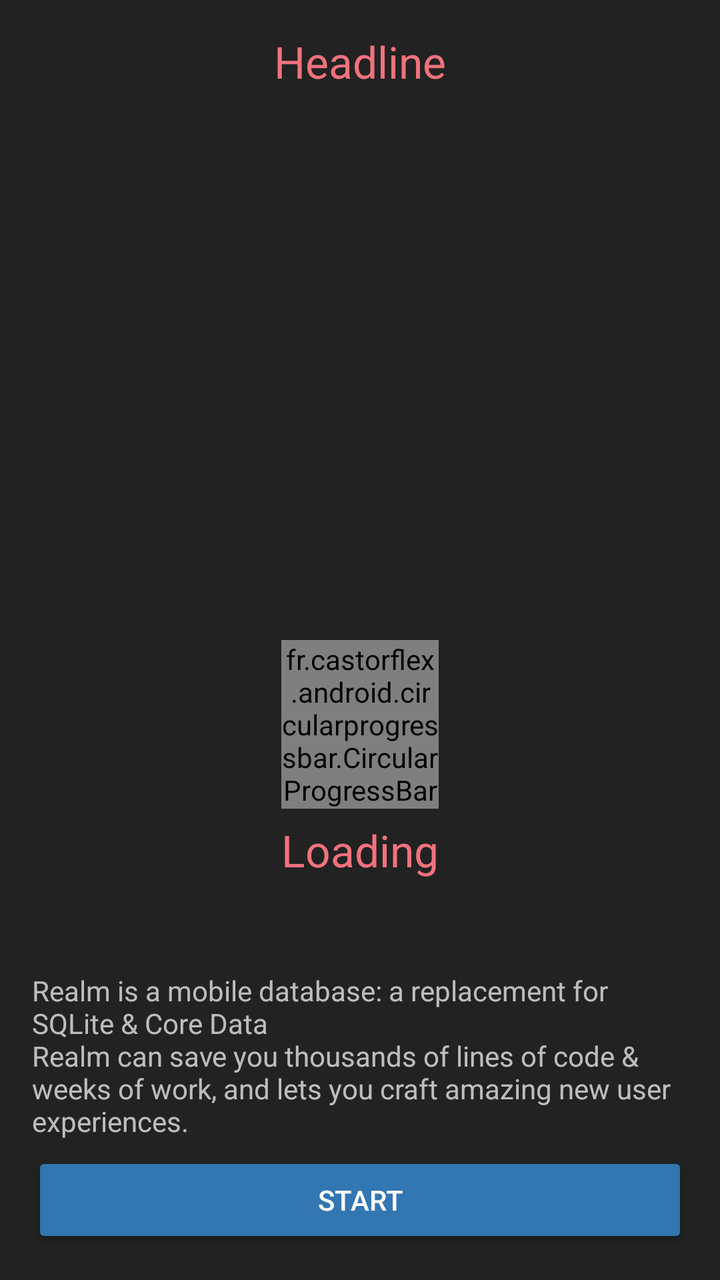
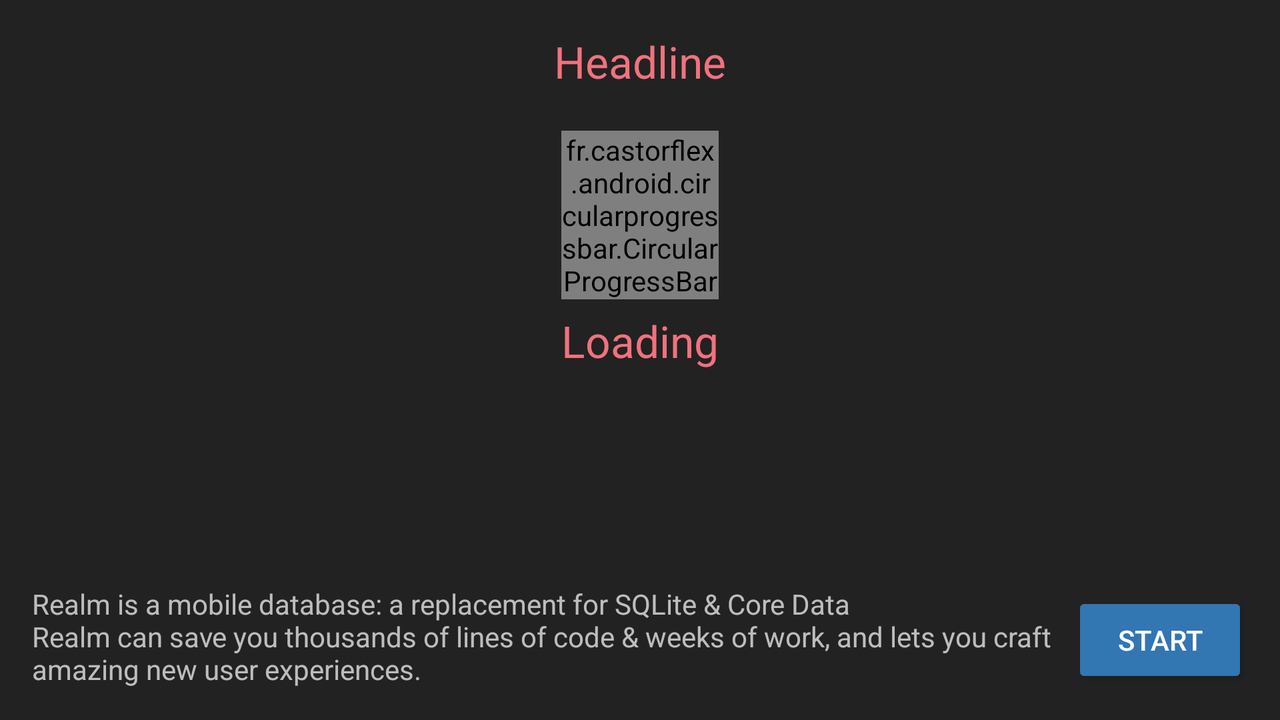

An Android layout and its configuration variant, each rendered on a device that would load it. The default file and the variant file are quoted in full after the pictures.
<!-- AndroidManifest.xml: application theme Theme.MyTheme -->
<!-- res/layout/fragment_performance_test.xml -->
<RelativeLayout xmlns:android="http://schemas.android.com/apk/res/android"
    xmlns:tools="http://schemas.android.com/tools"
    xmlns:app="http://schemas.android.com/apk/res-auto"
    android:layout_width="match_parent"
    android:layout_height="match_parent"
    android:paddingLeft="@dimen/activity_horizontal_margin"
    android:paddingRight="@dimen/activity_horizontal_margin"
    android:paddingTop="@dimen/activity_vertical_margin"
    android:paddingBottom="@dimen/activity_vertical_margin"
    android:animateLayoutChanges="true"
    tools:context="dk.bitbreakers.android.realmperformance.ui.activity.PerformanceTestActivity">

    <TextView
        android:id="@id/textHeadline"
        android:text="Headline"
        android:layout_centerHorizontal="true"
        android:textAppearance="?android:textAppearanceLarge"
        android:textColor="?textHighLight"
        android:layout_width="wrap_content"
        android:layout_height="wrap_content" />
    <FrameLayout
        android:id="@+id/graphView"
        android:layout_above="@+id/textDescription"
        android:layout_width="match_parent"
        android:orientation="horizontal"
        android:layout_height="match_parent"
        android:layout_below="@id/textHeadline" />

    <TextView
        android:id="@id/textDescription"
        android:text="@string/hello_world"
        android:layout_width="wrap_content"
        android:layout_marginTop="@dimen/default_content_spacing"
        android:layout_above="@+id/btn_start_stop"
        android:layout_height="wrap_content" />

    <include layout="@layout/ui_progress"
        android:layout_width="wrap_content"
        android:layout_height="wrap_content"
        android:layout_above="@+id/textDescription"
        android:layout_marginBottom="40dp"
        android:layout_centerHorizontal="true"/>

    <Button
        android:layout_marginTop="@dimen/default_content_spacing"
        android:id="@+id/btn_start_stop"
        android:layout_width="match_parent"
        android:layout_alignParentBottom="true"
        android:text="@string/start"
        android:layout_height="wrap_content" />


</RelativeLayout>
<!-- res/layout/ui_progress.xml (included above) -->
<?xml version="1.0" encoding="utf-8"?>
<LinearLayout xmlns:android="http://schemas.android.com/apk/res/android"
    android:id="@+id/ui_progress_container"
    android:orientation="vertical"
    android:layout_width="wrap_content"
    android:gravity="center"
    android:layout_height="wrap_content">
    <fr.castorflex.android.circularprogressbar.CircularProgressBar
        android:id="@+id/progressCircle"
        android:layout_width="match_parent"
        android:layout_height="wrap_content"
        android:indeterminate="true"
        android:layout_centerInParent="true"
        />
    <TextView
        android:id="@+id/progressText"
        android:layout_width="wrap_content"
        android:layout_height="wrap_content"
        android:layout_marginTop="@dimen/default_content_spacing"
        android:textColor="?textHighLight"
        android:textAppearance="?android:textAppearanceLarge"
        android:gravity="center"
        android:text="Loading"/>
</LinearLayout>
<!-- resources referenced by this layout -->
<resources>
  <dimen name="activity_horizontal_margin">16dp</dimen>
  <dimen name="activity_vertical_margin">16dp</dimen>
  <dimen name="default_content_spacing">6dp</dimen>
  <string name="hello_world">Realm is a mobile database: a replacement for SQLite &amp; Core Data\nRealm can save you thousands of lines of code &amp; weeks of work, and lets you craft amazing new user experiences.</string>
  <string name="start">Start</string>
  <style name="Theme.MyTheme" parent="Theme.AppCompat">
          <item name="textHighLight">@color/realm_text_highlight</item>
          
          <item name="colorPrimary">@color/realm_primary</item>
  
          
          <item name="colorPrimaryDark">@color/realm_background</item>
  
          
          <item name="colorAccent">@color/realm_accent</item>
          <item name="android:windowBackground">@color/realm_background</item>
  
          
          <item name="android:colorButtonNormal">@color/realm_accent</item>
          <item name="colorControlNormal">@color/realm_accent</item>
          <item name="colorControlActivated">@color/realm_accent_focus</item>
          <item name="colorControlHighlight">@color/realm_accent_hover</item>
          <item name="colorSwitchThumbNormal">@color/realm_accent</item>
          <item name="android:buttonStyle">@style/RealmButton</item>
  
          <item name="cpbStyle">@style/CircularThemeProgressBar</item>
      </style>
  <color name="realm_text_highlight">#F0727D</color>
  <color name="realm_primary">#333</color>
  <color name="realm_background">#222</color>
  <color name="realm_accent">#3276b2</color>
  <color name="realm_accent_focus">#2a6496</color>
  <color name="realm_accent_hover">#428bca</color>
  <!-- from res/values-v21/ -->
  <style name="RealmButton" parent="FrameworkRoot.Button">
      </style>
  <style name="CircularThemeProgressBar" parent="android:Widget.Holo.ProgressBar">
          <item name="cpb_color">@color/realm_text_highlight</item>
          <item name="cpb_stroke_width">@dimen/cpb_default_stroke_width</item>
          <item name="cpb_min_sweep_angle">@integer/cpb_default_min_sweep_angle</item>
          <item name="cpb_max_sweep_angle">@integer/cpb_default_max_sweep_angle</item>
          <item name="cpb_sweep_speed">@string/cpb_default_sweep_speed</item>
          <item name="cpb_rotation_speed">@string/cpb_default_rotation_speed</item>
      </style>
  <!-- from res/values-v21/ -->
  <style name="FrameworkRoot.Button" parent="android:Widget.Material.Button" />
</resources>
<!-- res/layout-land/fragment_performance_test.xml (the repository's variant of the layout above) -->
<!-- drawn on the phone turned sideways -->
<RelativeLayout xmlns:android="http://schemas.android.com/apk/res/android"
    xmlns:tools="http://schemas.android.com/tools"
    xmlns:app="http://schemas.android.com/apk/res-auto"
    android:layout_width="match_parent"
    android:layout_height="match_parent"
    android:paddingLeft="@dimen/activity_horizontal_margin"
    android:paddingRight="@dimen/activity_horizontal_margin"
    android:paddingTop="@dimen/activity_vertical_margin"
    android:paddingBottom="@dimen/activity_vertical_margin"
    tools:context="dk.bitbreakers.android.realmperformance.ui.activity.PerformanceTestActivity">

    <TextView
        android:id="@id/textHeadline"
        android:text="Headline"
        android:layout_centerHorizontal="true"
        android:textAppearance="?android:textAppearanceLarge"
        android:textColor="?textHighLight"
        android:layout_width="wrap_content"
        android:layout_height="wrap_content" />
    <FrameLayout
        android:id="@+id/graphView"
        android:layout_marginTop="-10dp"
        android:layout_below="@id/textHeadline"
        android:layout_above="@+id/textDescription"
        android:layout_width="match_parent"
        android:orientation="horizontal"
        android:layout_height="match_parent" />

    <TextView
        android:id="@id/textDescription"
        android:text="@string/hello_world"
        android:layout_width="wrap_content"
        android:layout_marginTop="@dimen/default_content_spacing"
        android:layout_height="wrap_content"
        android:layout_alignBottom="@+id/btn_start_stop"
        android:layout_toLeftOf="@+id/btn_start_stop"
        android:layout_toStartOf="@+id/btn_start_stop" />

    <include layout="@layout/ui_progress"
        android:layout_width="wrap_content"
        android:layout_height="wrap_content"
        android:layout_below="@+id/textHeadline"
        android:layout_marginTop="20dp"
        android:layout_centerHorizontal="true"/>

    <Button
        android:id="@+id/btn_start_stop"
        android:layout_width="wrap_content"
        android:layout_alignParentBottom="true"
        android:layout_alignParentRight="true"
        android:text="@string/start"
        android:layout_height="wrap_content" />


</RelativeLayout>
